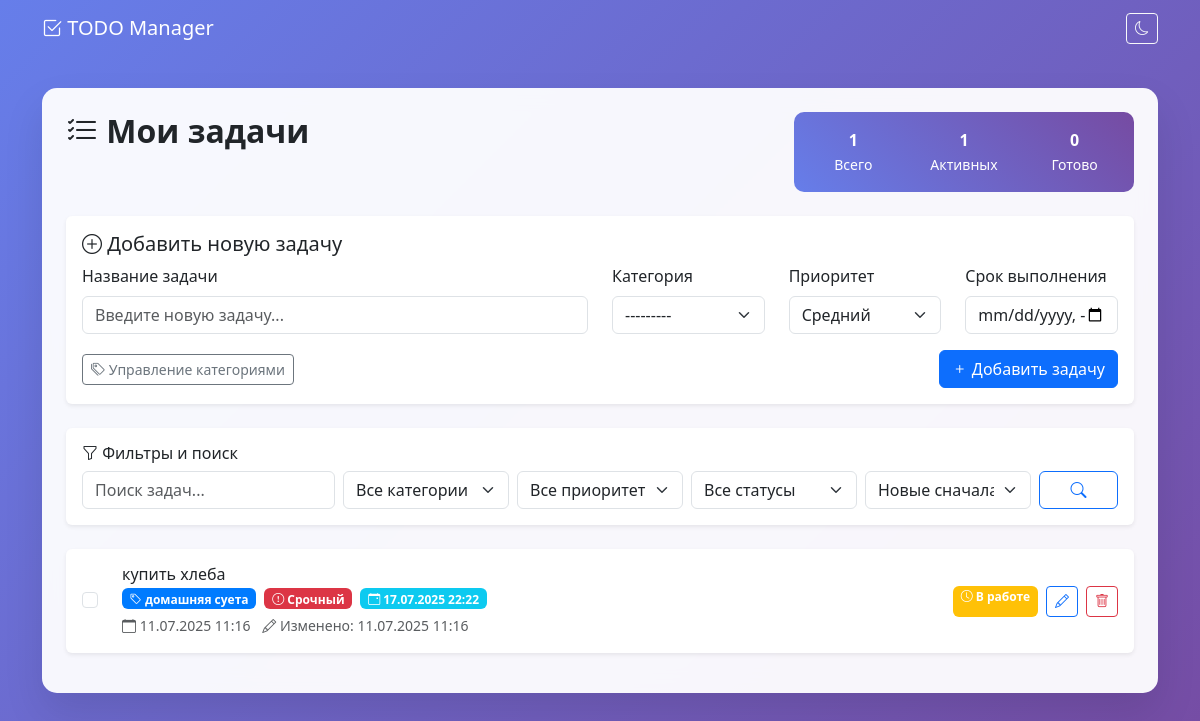
The page /todo/ (signed in) on the database its author committed.
### todo_list/models.py (models this page shows, shortened)
class ToDoItem(models.Model):
    PRIORITY_CHOICES = [
        ('low', 'Низкий'),
        ('medium', 'Средний'),
        ('high', 'Высокий'),
        ('urgent', 'Срочный'),
    ]
    class Meta:
        verbose_name = 'Задача'
        verbose_name_plural = 'Задачи'
        ordering = ['-created_at']
    title = models.CharField(max_length=200, verbose_name='Название')
    done = models.BooleanField(default=False, verbose_name='Выполнено')
    user = models.ForeignKey(User, on_delete=models.CASCADE, verbose_name='Пользователь')
    category = models.ForeignKey(
        Category,
        on_delete=models.SET_NULL,
        null=True,
        blank=True,
        verbose_name='Категория'
    )
    priority = models.CharField(
        max_length=10,
        choices=PRIORITY_CHOICES,
        default='medium',
        verbose_name='Приоритет'
    )
    due_date = models.DateTimeField(
        null=True,
        blank=True,
        verbose_name='Срок выполнения'
    )
    created_at = models.DateTimeField(auto_now_add=True, verbose_name='Создано')
    updated_at = models.DateTimeField(auto_now=True, verbose_name='Обновлено')
    @property
    def is_overdue(self):
        if self.due_date and not self.done:
            return timezone.now() > self.due_date
        return False
    @property
    def priority_badge_class(self):
        priority_classes = {
            'low': 'bg-secondary',
            'medium': 'bg-primary',
            'high': 'bg-warning',
            'urgent': 'bg-danger',
        }
        return priority_classes.get(self.priority, 'bg-secondary')

class Category(models.Model):
    name = models.CharField(max_length=100, verbose_name='Название')
    color = models.CharField(max_length=7, default='#007bff', verbose_name='Цвет')
    description = models.TextField(blank=True, verbose_name='Описание')
    user = models.ForeignKey(User, on_delete=models.CASCADE, verbose_name='Пользователь')
    created_at = models.DateTimeField(auto_now_add=True, verbose_name='Создано')
    class Meta:
        verbose_name = 'Категория'
        verbose_name_plural = 'Категории'
        ordering = ['name']
        unique_together = ['name', 'user']  # Уникальное имя категории для каждого пользователя
    def __str__(self):
        return f"{self.name} ({self.user.username})"

### todo_list/views.py (the view, shortened to what this page needs)
# urls.py: path('', views.index, name='index'),
@login_required
def index(request):
    todos = ToDoItem.objects.filter(user=request.user)
    categories = Category.objects.filter(user=request.user)
    category_filter = request.GET.get('category')
    priority_filter = request.GET.get('priority')
    status_filter = request.GET.get('status')
    search_query = request.GET.get('search')
    if category_filter:
        todos = todos.filter(category_id=category_filter)
    if priority_filter:
        todos = todos.filter(priority=priority_filter)
    if status_filter == 'completed':
        todos = todos.filter(done=True)
    elif status_filter == 'pending':
        todos = todos.filter(done=False)
    elif status_filter == 'overdue':
        todos = todos.filter(done=False, due_date__lt=timezone.now())
    if search_query:
        todos = todos.filter(title__icontains=search_query)
    sort_by = request.GET.get('sort', '-created_at')
    todos = todos.order_by(sort_by)
    form = TodoForm(user=request.user)
    user_todos = ToDoItem.objects.filter(user=request.user)
    context = {
        'todos': todos,
        'categories': categories,
        'form': form,
        'total_todos': user_todos.count(),
        'completed_todos': user_todos.filter(done=True).count(),
        'pending_todos': user_todos.filter(done=False).count(),
        'overdue_todos': user_todos.filter(
            done=False,
            due_date__lt=timezone.now()
        ).count(),
        'current_filters': {
            'category': category_filter,
            'priority': priority_filter,
            'status': status_filter,
            'search': search_query,
            'sort': sort_by,
        }
    }
    return render(request, 'todo_list/index.html', context)

### todo_list/forms.py (shortened to what this page needs)
class TodoForm(forms.ModelForm):
    def __init__(self, user=None, *args, **kwargs):
        super().__init__(*args, **kwargs)
        if user:
            self.fields['category'].queryset = Category.objects.filter(user=user)
    class Meta:
        model = ToDoItem
        fields = ['title', 'category', 'priority', 'due_date']
        widgets = {
            'title': forms.TextInput(attrs={
                'class': 'form-control',
                'placeholder': 'Введите новую задачу...',
                'required': True,
                'maxlength': '200',
            }),
            'category': forms.Select(attrs={
                'class': 'form-select'
            }),
            'priority': forms.Select(attrs={
                'class': 'form-select'
            }),
            'due_date': forms.DateTimeInput(attrs={
                'type': 'datetime-local',
                'class': 'form-control'
            })
        }
        labels = {
            'title': 'Название задачи',
            'category': 'Категория',
            'priority': 'Приоритет',
            'due_date': 'Срок выполнения'
        }

### todo_list/templates/todo_list/index.html (shortened to what this page needs)
{% extends 'todo_list/base.html' %}
{% block content %}
<div class="p-4">
    <div class="row mb-4">
        <div class="col-md-8">
            <h1 class="h2 fw-bold">
                <i class="bi bi-list-check"></i> Мои задачи
            </h1>
        </div>
        <div class="col-md-4">
            <div class="stats-card p-3 text-center">
                <div class="row">
                    <div class="col-4">
                        <div class="fw-bold">{{ total_todos }}</div>
                        <small>Всего</small>
                    </div>
                    <div class="col-4">
                        <div class="fw-bold">{{ pending_todos }}</div>
                        <small>Активных</small>
                    </div>
                    <div class="col-4">
                        <div class="fw-bold">{{ completed_todos }}</div>
                        <small>Готово</small>
                    </div>
                </div>
            </div>
        </div>
    </div>
    <div class="card mb-4 border-0 shadow-sm">
        <div class="card-body">
            <h5 class="card-title">
                <i class="bi bi-plus-circle"></i> Добавить новую задачу
            </h5>
            <form method="post">
                <div class="row">
                    <div class="col-md-6 mb-3">
                        <label for="{{ form.title.id_for_label }}" class="form-label">{{ form.title.label }}</label>
                        {{ form.title }}
                    </div>
                    <div class="col-md-2 mb-3">
                        <label for="{{ form.category.id_for_label }}" class="form-label">{{ form.category.label }}</label>
                        {{ form.category }}
                    </div>
                    <div class="col-md-2 mb-3">
                        <label for="{{ form.priority.id_for_label }}" class="form-label">{{ form.priority.label }}</label>
                        {{ form.priority }}
                    </div>
                    <div class="col-md-2 mb-3">
                        <label for="{{ form.due_date.id_for_label }}" class="form-label">{{ form.due_date.label }}</label>
                        {{ form.due_date }}
                    </div>
                </div>
                <div class="d-flex justify-content-between align-items-center">
                    <a href="{% url 'todo_list:categories' %}" class="btn btn-outline-secondary btn-sm">
                        <i class="bi bi-tags"></i> Управление категориями
                    </a>
                    <button type="submit" class="btn btn-primary">
                        <i class="bi bi-plus"></i> Добавить задачу
                    </button>
                </div>
            </form>
        </div>
    </div>
    <div class="card mb-4 border-0 shadow-sm">
        <div class="card-body">
            <h6 class="card-title">
                <i class="bi bi-funnel"></i> Фильтры и поиск
            </h6>
            <form method="get" class="row g-2">
                <div class="col-md-3">
                    <input type="text" name="search" class="form-control" placeholder="Поиск задач..."
                           value="{{ current_filters.search|default:'' }}">
                </div>
                <div class="col-md-2">
                    <select name="category" class="form-select">
                        <option value="">Все категории</option>
                    </select>
                </div>
                <div class="col-md-2">
                    <select name="priority" class="form-select">
                        <option value="">Все приоритеты</option>
                    </select>
                </div>
                <div class="col-md-2">
                    <select name="status" class="form-select">
                        <option value="">Все статусы</option>
                    </select>
                </div>
                <div class="col-md-2">
                    <select name="sort" class="form-select">
                        <option value="-created_at" {% if current_filters.sort == '-created_at' %}selected{% endif %}>Новые сначала</option>
                    </select>
                </div>
                <div class="col-md-1">
                    <button type="submit" class="btn btn-outline-primary w-100">
                        <i class="bi bi-search"></i>
                    </button>
                </div>
            </form>
        </div>
    </div>
    {% if todos %}
        <div class="row">
            {% for todo in todos %}
                <div class="col-12 mb-3">
                    <div class="card todo-item border-0 shadow-sm {% if todo.done %}completed{% endif %}">
                        <div class="card-body">
                            <div class="row align-items-center">
                                <div class="col-md-8">
                                    <div class="d-flex align-items-center">
                                        <div class="form-check me-3">
                                            <input class="form-check-input" type="checkbox"
                                                   onchange="toggleTodo({{ todo.id }})">
                                        </div>
                                        <div>
                                            <h6 class="todo-title mb-1 {% if todo.done %}text-muted{% endif %}">
                                                {{ todo.title }}
                                            </h6>
                                            <div class="d-flex gap-2 align-items-center mb-1">
                                                {% if todo.category %}
                                                    <span class="badge" style="background-color: {{ todo.category.color }};">
                                                        <i class="bi bi-tag"></i> {{ todo.category.name }}
                                                    </span>
                                                {% endif %}
                                                <span class="badge {{ todo.priority_badge_class }}">
                                                    {% if todo.priority == 'urgent' %}
                                                        <i class="bi bi-exclamation-circle"></i> Срочный
                                                    {% elif todo.priority == 'high' %}
                                                        <i class="bi bi-arrow-up"></i> Высокий
                                                    {% elif todo.priority == 'medium' %}
                                                        <i class="bi bi-dash"></i> Средний
                                                    {% else %}
                                                        <i class="bi bi-arrow-down"></i> Низкий
                                                    {% endif %}
                                                </span>
                                                {% if todo.due_date %}
                                                    <span class="badge bg-info">
                                                        <i class="bi bi-calendar-event"></i> {{ todo.due_date|date:"d.m.Y H:i" }}
                                                    </span>
                                                {% endif %}
                                            </div>
                                            <small class="text-muted">
                                                <i class="bi bi-calendar"></i>
                                                {{ todo.created_at|date:"d.m.Y H:i" }}
                                                {% if todo.updated_at != todo.created_at %}
                                                    <span class="ms-2">
                                                        <i class="bi bi-pencil"></i>
                                                        Изменено: {{ todo.updated_at|date:"d.m.Y H:i" }}
                                                    </span>
                                                {% endif %}
                                            </small>
                                        </div>
                                    </div>
                                </div>
                                <div class="col-md-4">
                                    <div class="d-flex justify-content-end gap-2">
                                        {% if todo.done %}
                                            <span class="badge bg-success">
                                                <i class="bi bi-check-circle"></i> Выполнено
                                            </span>
                                        {% else %}
                                            <span class="badge bg-warning">
                                                <i class="bi bi-clock"></i> В работе
                                            </span>
                                        {% endif %}
                                        <a href="{% url 'todo_list:edit_todo' todo.id %}"
                                           class="btn btn-sm btn-outline-primary btn-action"
                                           title="Редактировать">
                                            <i class="bi bi-pencil"></i>
                                        </a>
                                        <a href="{% url 'todo_list:delete_todo' todo.id %}"
                                           class="btn btn-sm btn-outline-danger btn-action"
                                           title="Удалить"
                                           onclick="return confirm('Вы уверены, что хотите удалить эту задачу?')">
                                            <i class="bi bi-trash"></i>
                                        </a>
                                    </div>
                                </div>
                            </div>
                        </div>
                    </div>
                </div>
            {% endfor %}
        </div>
    {% endif %}
</div>
{% endblock %}

### todo_list/templates/todo_list/base.html (style rules this page uses)
:root { --primary-color: #4f46e5; --secondary-color: #6b7280; --success-color: #059669; --danger-color: #dc2626; --warning-color: #d97706; }
body { background: linear-gradient(135deg, #667eea 0%, #764ba2 100%); min-height: 100vh; font-family: 'Segoe UI', Tahoma, Geneva, Verdana, sans-serif; }
.todo-item { transition: all 0.3s ease; border-left: 4px solid var(--primary-color); }
.btn-action { transition: all 0.2s ease; }
.stats-card { background: linear-gradient(45deg, #667eea, #764ba2); color: white; border-radius: 10px; }

### rows shown on the page
ToDoItem: title "купить хлеба", category.name "домашняя суета", priority "urgent" (drawn), due_date "17.07.2025 22:22", created_at "11.07.2025 11:16", updated_at "11.07.2025 11:16", shows "В работе"

### other values the page prints
{{ total_todos }} "1"
{{ pending_todos }} "1"
{{ completed_todos }} "0"
